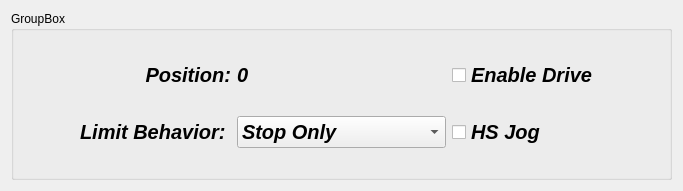
<?xml version="1.0" encoding="UTF-8"?>
<ui version="4.0">
 <class>Motor_Form</class>
 <widget class="QWidget" name="Motor_Form">
  <property name="geometry">
   <rect>
    <x>0</x>
    <y>0</y>
    <width>683</width>
    <height>191</height>
   </rect>
  </property>
  <property name="windowTitle">
   <string>Form</string>
  </property>
  <layout class="QVBoxLayout" name="verticalLayout">
   <item>
    <widget class="QGroupBox" name="node_id">
     <property name="title">
      <string>GroupBox</string>
     </property>
     <layout class="QGridLayout" name="gridLayout">
      <item row="0" column="0">
       <widget class="QLabel" name="volt_value">
        <property name="font">
         <font>
          <pointsize>15</pointsize>
          <italic>true</italic>
          <bold>true</bold>
         </font>
        </property>
        <property name="text">
         <string>Position:</string>
        </property>
        <property name="alignment">
         <set>Qt::AlignmentFlag::AlignRight|Qt::AlignmentFlag::AlignTrailing|Qt::AlignmentFlag::AlignVCenter</set>
        </property>
       </widget>
      </item>
      <item row="0" column="1">
       <widget class="QLabel" name="position">
        <property name="font">
         <font>
          <pointsize>15</pointsize>
          <italic>true</italic>
          <bold>true</bold>
         </font>
        </property>
        <property name="text">
         <string>0</string>
        </property>
       </widget>
      </item>
      <item row="0" column="2">
       <widget class="QCheckBox" name="enable_drive_cb">
        <property name="font">
         <font>
          <pointsize>15</pointsize>
          <italic>true</italic>
          <bold>true</bold>
         </font>
        </property>
        <property name="text">
         <string>Enable Drive</string>
        </property>
        <property name="checked">
         <bool>false</bool>
        </property>
       </widget>
      </item>
      <item row="2" column="2">
       <widget class="QCheckBox" name="hs_jog_cb">
        <property name="font">
         <font>
          <pointsize>15</pointsize>
          <italic>true</italic>
          <bold>true</bold>
         </font>
        </property>
        <property name="text">
         <string>HS Jog</string>
        </property>
       </widget>
      </item>
      <item row="2" column="0">
       <widget class="QLabel" name="label">
        <property name="font">
         <font>
          <pointsize>15</pointsize>
          <italic>true</italic>
          <bold>true</bold>
         </font>
        </property>
        <property name="text">
         <string>&lt;html&gt;&lt;head/&gt;&lt;body&gt;&lt;p&gt;Limit Behavior: &lt;/p&gt;&lt;/body&gt;&lt;/html&gt;</string>
        </property>
        <property name="alignment">
         <set>Qt::AlignmentFlag::AlignRight|Qt::AlignmentFlag::AlignTrailing|Qt::AlignmentFlag::AlignVCenter</set>
        </property>
       </widget>
      </item>
      <item row="2" column="1">
       <widget class="QComboBox" name="limit_behavior_cb">
        <property name="sizePolicy">
         <sizepolicy hsizetype="Preferred" vsizetype="Fixed">
          <horstretch>0</horstretch>
          <verstretch>0</verstretch>
         </sizepolicy>
        </property>
        <property name="font">
         <font>
          <pointsize>15</pointsize>
          <italic>true</italic>
          <bold>true</bold>
         </font>
        </property>
        <item>
         <property name="text">
          <string>Stop Only</string>
         </property>
        </item>
        <item>
         <property name="text">
          <string>Offset Stage</string>
         </property>
        </item>
        <item>
         <property name="text">
          <string>Off</string>
         </property>
        </item>
       </widget>
      </item>
     </layout>
    </widget>
   </item>
  </layout>
 </widget>
 <resources/>
 <connections/>
</ui>
